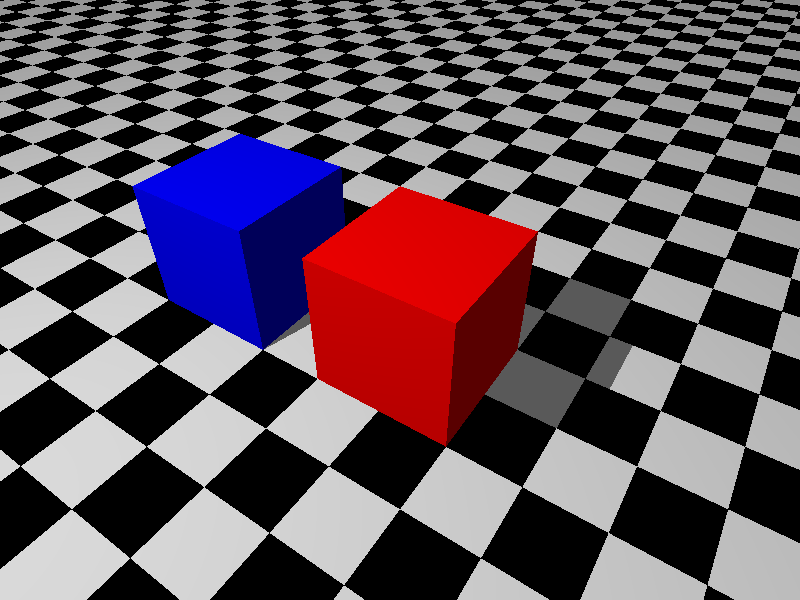
#> input picture CV_HW_3/view1.png, 800 x 600 px
$ jupyter execute --allow-errors Homework_3.ipynb   (shell and % lines are left out)
#> lines starting #> are read from the running program, lines starting #| are printed output that depends on the picture; after the words box and inside, x2 and y2 are one past the last pixel; in counts of white or black regions, pixels touching at a corner belong together
# Homework 3

### Jingheng Huan
Netid: jh730

[cell 1]
import numpy as np
from matplotlib import pyplot as plt
plt.rcParams['axes.labelsize'] = 18
plt.rcParams['xtick.labelsize'] = 14
plt.rcParams['ytick.labelsize'] = 14

## 1) POV-Ray and homography
**(4 points)**

The overall idea of this exercise:  First create two different views of a simple scene containing two cubes using POV-ray:  1) from diagonally above, 2) from the side. Then use a homography to convert 1) into a new picture 3), where 3) has the same viewpoint as 2).  In order to get the 4 pairs of coordinates for determining the homography, you should use the corners of the sidewall of one cube, these are visible in both views, 1) and 2).

**a)** Use POV-Ray to create two images: Both contain a horizontal plane going through the origin and two cubes with sidelengths 1 each. The first cube has the origin as one of its corners. The second cube has the same orientation as the first cube, their two neighboring facets are separated by 0.5, and they are aligned in a row. Additionally, choose some interesting surface texture for the cubes.

In image 1) the camera is oriented along one of the diagonales (meaning an axis connecting two opposite corners of the cube) of the first cube. Choose the diagonale such that the second cube is partially hidden behind the first cube.

In image 2) the camera view is perpendicular on one of the side facets of the cube such that the second cube is visible next to it.

Load and show the two images in your notebook. For submission of your homework you need to upload also the two pov files. (*2 points*)

**b)**  We want to compute a homography that creates another side view from image 1). In order to do so, you need to first determine the coordinates of the side face (which in the second image is facing the camera) in both image 1) and 2). These four pairs of coordinates allow you to compute the homography and then warp the perspective of image 1). (*2 points*)

**ANSWER**

[cell 2]
# (1)
import cv2
import matplotlib.image as mpimg

img1 = mpimg.imread('view1.png')
#> img1 is the input picture: shape (600, 800, 3) float32; mean R, G, B 0.37, 0.307, 0.35
img2 = mpimg.imread('view2.png')
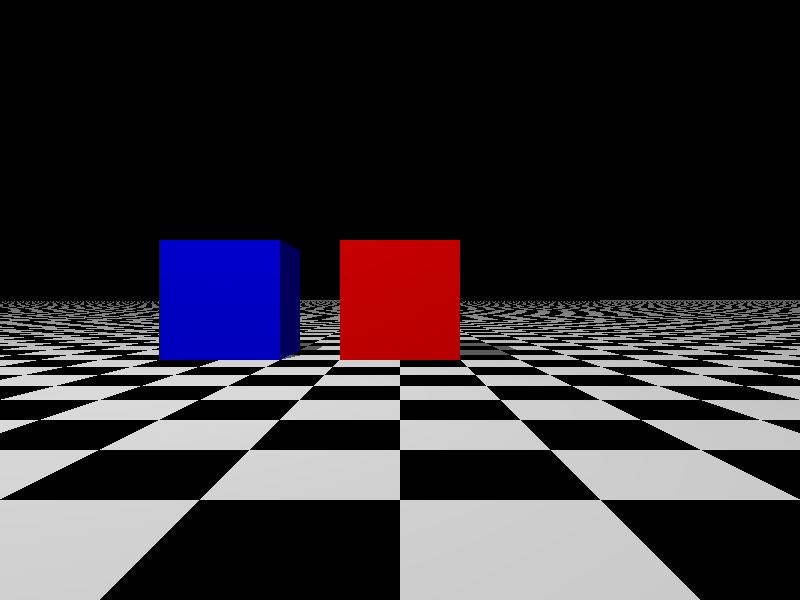
#> input picture CV_HW_3/view2.png, 800 x 600 px
#> img2 is the input picture: shape (600, 800, 3) float32; mean R, G, B 0.205, 0.183, 0.208

fig, ax = plt.subplots(1, 2, figsize=(12, 6))
ax[0].imshow(img1)
ax[0].set_title('view1.png')
ax[0].axis('off')

ax[1].imshow(img2)
ax[1].set_title('view2.png')
ax[1].axis('off')

plt.show()

# Using Fiji to get the pixel coordinates of the points
pts_img1 = np.array([[302, 260],[456, 325],[317, 380],[446, 450]])
pts_img2 = np.array([[340, 242],[460, 242],[340, 360],[460, 360]])

# Find homography matrix H
H, _ = cv2.findHomography(pts_img1, pts_img2)

# Transform view1 to view2 (src_temp is the transformed view1)
src_temp = cv2.warpPerspective(img1, H, (img2.shape[1], img2.shape[0]))
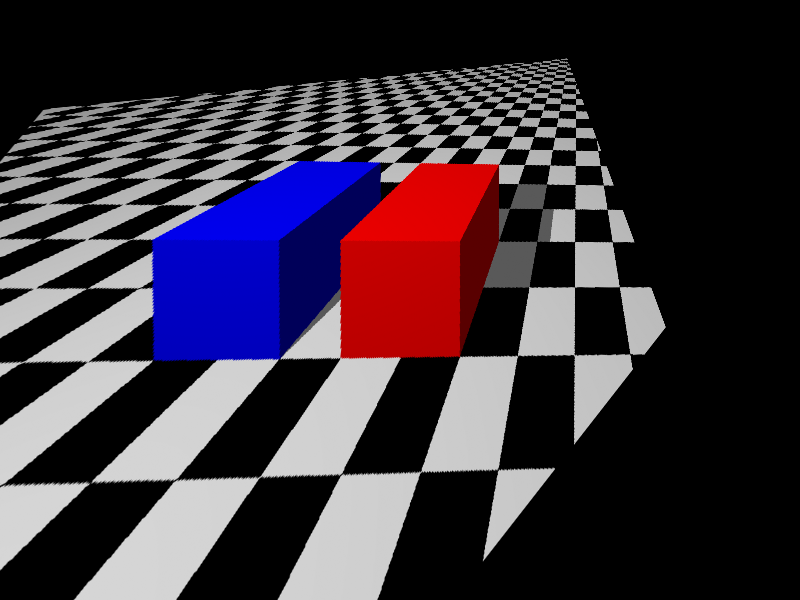
#> src_temp: shape (600, 800, 3) float32; mean R, G, B 0.228, 0.19, 0.236

plt.figure(figsize=(20,15))

plt.subplot(1,3,1)
plt.imshow(img1)
plt.plot(pts_img1[:,0], pts_img1[:,1], 'bo')
plt.axis('on')
plt.title('view1 with points')

plt.subplot(1,3,2)
plt.imshow(img2)
plt.plot(pts_img2[:,0], pts_img2[:,1], 'bo')
plt.axis('on')
plt.title('view2 with points')

plt.subplot(1,3,3)
plt.imshow(src_temp)
plt.axis('on')
plt.title('view1 transformed to view2')
plt.show()
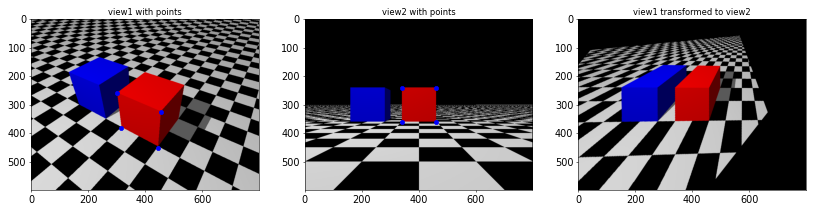
#> figure drawn by matplotlib, 3 panels

## 2) Green screen segmentation using HSV
**(2 points)**

Movie productions often happen in front of a green screen. In postproduction the pixels representing the actor are separated by color segmentation (being not green) and copied in front of a different background.

Load a photography of yourself in front of a green screen into this notebook, cut away all potentially distracting areas beyond the boundaries of the green screen and display the result.

Convert the image to HSV plot some percentage of the points in an HSV cube (with the axes H, S, and V) and determine the thresholds to segment the green background. (You can also use the HSV cylinder from the first homework, but determining the thresholds will be easier in the cube).  *(1 point)*

Segment the image, then display both the binary mask representing you and the masked original image (i.e. only you standing in front of a black background). Observe that you only need the hue channel for the segmentation.  *(1 point)*

(A small reminder: if you want to combine Boolean values, & corresponds to and and | corresponds to or.)

**ANSWER**

[cell 3]
# (2)
import cv2
from cv2 import imread

jingheng_image = imread('Jingheng.jpg')
#> (the rest of this cell did not finish here and is left out)

[cell 4]
from skimage.color import rgb2hsv
from matplotlib import colors

#> (the rest of this cell did not finish here and is left out)

[cell 5]
fig, axes = plt.subplots(1, 3, figsize=(20, 6))

#> (the rest of this cell did not finish here and is left out)

#> (a cell that did not finish here is left out)

## 3) Rice grains with optimal binarization parameters

**(3 points)**

Load and display the rice.png image.

As you can see the illumination is inhomogeneous which poses a problem for the binarization with a single threshold. As mentioned in the class on segmentation, you can fix this by using a local threshold: for every pixel the average over a square with side length s (in pixels) is computed an then the pixel is binarized with the sum of a) this (local) average and b) a (global) threshold t.

Now we need to determine the optimal parameters for s and t. In a first step we would eyeball a range of reasonable values: compute locally binarized images using all for possible combinations of 201 and 501 for s and -40 and -5 for t. Display that four images. *(0.5 points)*

As you can see, the influence of s is not strong. And while we have many (wrong) inner contours for s = -40, at s=-5 we start to binarize background noise. So these numbers limit a reasonable range for our search.

Now we need a good measure of quality. The number of contours can be a reasonable proxy variable for the quality because both inner boundaries and spurious bachkground pixels will add new wrongful boundaries. So the parameters which give us the minimum count of contours will be the optimum. We could make this argument even more precise by actually counting the number of rice grains by eye and using this number as our target value.

Explore the parameter space by using two nested for-loops: The outer loop goes over filter sizes 201, 351, and 501.
The inner loop goes t values from -40 to -5. Within that inner loop first perform a local binarization with the parameters from the two loops. Then find the contours and compute the number of found objects with len(contours). Save this result in an array. *(1.5point)*

After the nested loops, plot your result with the offset as x-axis and three different curves for the three filter sizes. By choosing the right coordinate ranges you can zoom into the minimum and see which range of the two parameters actually gives an optimal result. *(0.5 points)*

Finally, double check your choice by picking one possible parameter combination and binarizing the image that way. Then find the contours and draw them into the original gray value image. *(0.5 points)*

[cell 7]
import cv2

rice_image = cv2.imread('rice.png', cv2.IMREAD_GRAYSCALE)
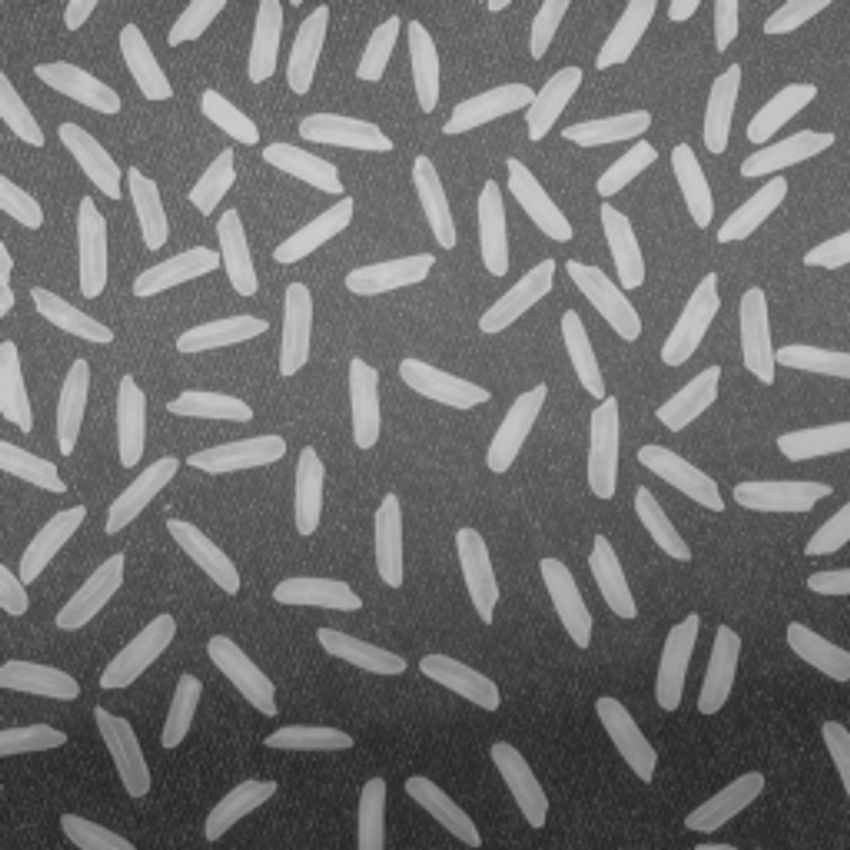
#> input picture CV_HW_3/rice.png, 850 x 850 px
#> rice_image is the input picture: shape (850, 850); min 36, max 207, mean 111.3

plt.imshow(rice_image, cmap='gray')
plt.axis('off')
plt.title('Rice Image')
plt.show()

s_values = [201, 501]
t_values = [-40, -5]

fig, axs = plt.subplots(len(s_values), len(t_values))

for i, s in enumerate(s_values):
    for j, t in enumerate(t_values):
        # Apply adaptive thresholding
        binarized_image = cv2.adaptiveThreshold(rice_image, 255, cv2.ADAPTIVE_THRESH_MEAN_C, cv2.THRESH_BINARY, s, t)

        axs[i, j].imshow(binarized_image, cmap='gray')
        axs[i, j].set_title(f's={s}, t={t}')
        axs[i, j].axis('off')

plt.show()
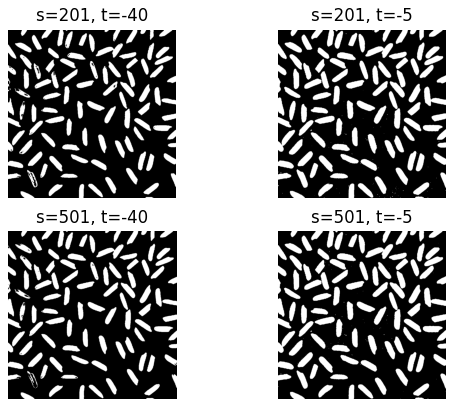
#> figure drawn by matplotlib, 4 panels

[cell 8]
s_values = [201, 351, 501]
t_values = range(-40, -4)

num_contours = []

for s in s_values:
    for t in t_values:

        binarized_image = cv2.adaptiveThreshold(rice_image, 255, cv2.ADAPTIVE_THRESH_MEAN_C, cv2.THRESH_BINARY, s, t)

        contours, _ = cv2.findContours(binarized_image, cv2.RETR_EXTERNAL, cv2.CHAIN_APPROX_SIMPLE)

        num_contours.append(len(contours))
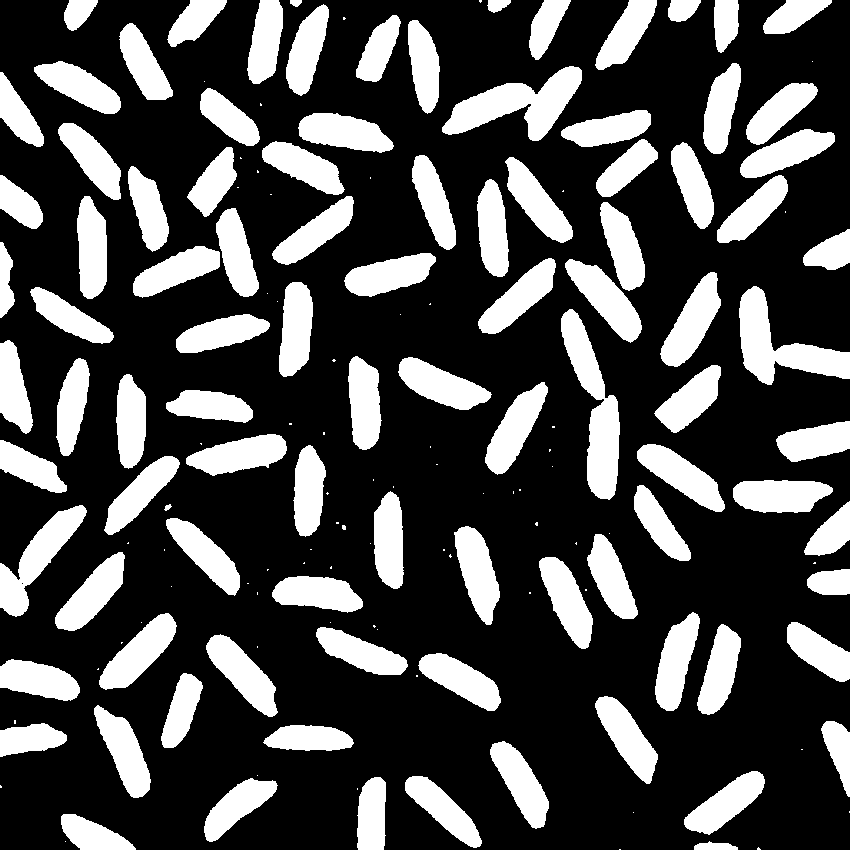
#> binarized_image: shape (850, 850); 28.8% white; 167 white regions (69 under 20 px), largest, box (x1, y1, x2, y2) and area: (561, 309, 620, 500) 4828, (442, 66, 582, 141) 4694, (739, 286, 850, 385) 4462
#> after the loop, num_contours = 108 values, max 188 at index 35, min 99 at index 93, mean 109.4

num_contours = np.array(num_contours)

[cell 9]
num_contours = num_contours.reshape(len(s_values), len(t_values))

plt.figure()

# For each filter size
for i, s in enumerate(s_values):
    # Plot a line with the t values as the x-axis and the number of contours as the y-axis
    plt.plot(t_values, num_contours[i], label=f's={s}')

plt.title('Number of contours for different filter sizes and offsets')
plt.xlabel('Offset (t)')
plt.ylabel('Number of contours')
plt.legend()

plt.show()
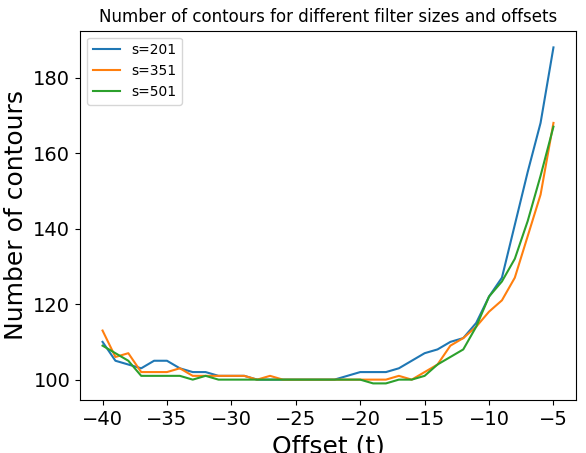
#> figure drawn by matplotlib, 1 panel; curve peaks at x = -5, y = 188; curve peaks at x = -5, y = 168; curve peaks at x = -5, y = 167

plt.figure()

# For each filter size
for i, s in enumerate(s_values):
    # Plot a line with the t values as the x-axis and the number of contours as the y-axis
    plt.plot(t_values, num_contours[i], label=f's={s}')

plt.title('Number of contours for different filter sizes and offsets')
plt.xlabel('Offset (t)')
plt.ylabel('Number of contours')
plt.legend()

# Set the limits of the x-axis and y-axis to zoom into the minimum
plt.xlim(-20, -10)
plt.ylim(80, 120)

plt.show()
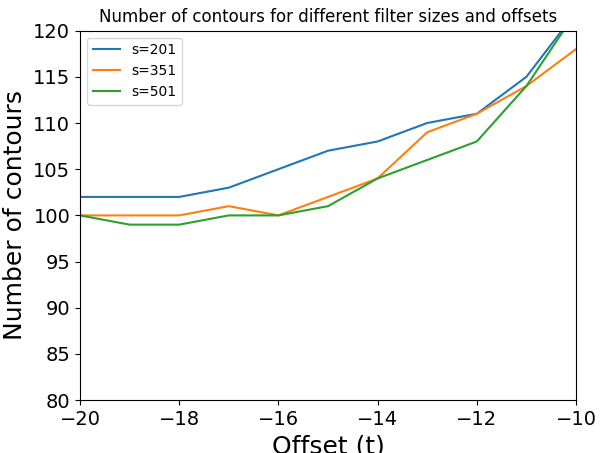
#> figure drawn by matplotlib, 1 panel; curve peaks at x = -5, y = 188; curve peaks at x = -5, y = 168; curve peaks at x = -5, y = 167

[cell 10]
# Choose a combination of s and t that gave the minimum number of contours
min_index = np.unravel_index(np.argmin(num_contours, axis=None), num_contours.shape)
#> min_index = (2, 21)
s_optimal = s_values[min_index[0]]
#> s_optimal = 501
t_optimal = t_values[min_index[1]]
#> t_optimal = -19

print(s_optimal, t_optimal)
#| 501 -19

binarized_image = cv2.adaptiveThreshold(rice_image, 255, cv2.ADAPTIVE_THRESH_MEAN_C, cv2.THRESH_BINARY, s_optimal, t_optimal)
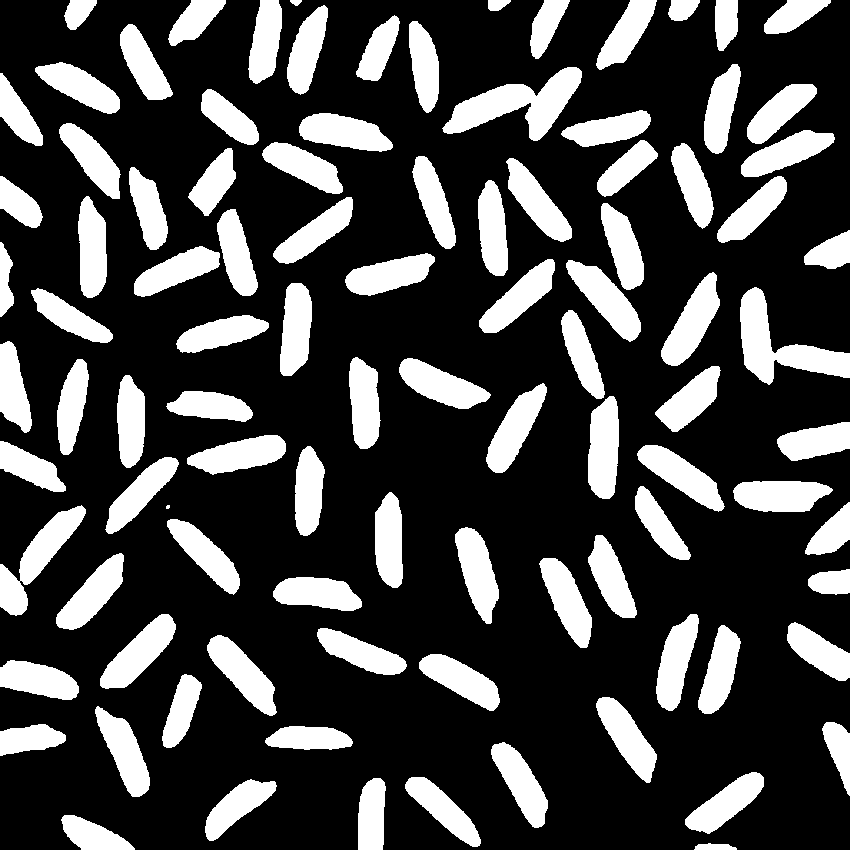
#> binarized_image: shape (850, 850); 26.8% white; 99 white regions (1 under 20 px)

contours, _ = cv2.findContours(binarized_image, cv2.RETR_EXTERNAL, cv2.CHAIN_APPROX_SIMPLE)
#> contours = 99 contours, 1 with area under 20; largest, box (x1, y1, x2, y2) and area: (442, 67, 582, 141) 4234, (740, 287, 850, 385) 3962, (0, 505, 86, 616) 3004, (588, 396, 619, 499) 2512, (661, 272, 720, 366) 2500

image_with_contours = cv2.drawContours(rice_image.copy(), contours, -1, (0, 255, 0), 2)
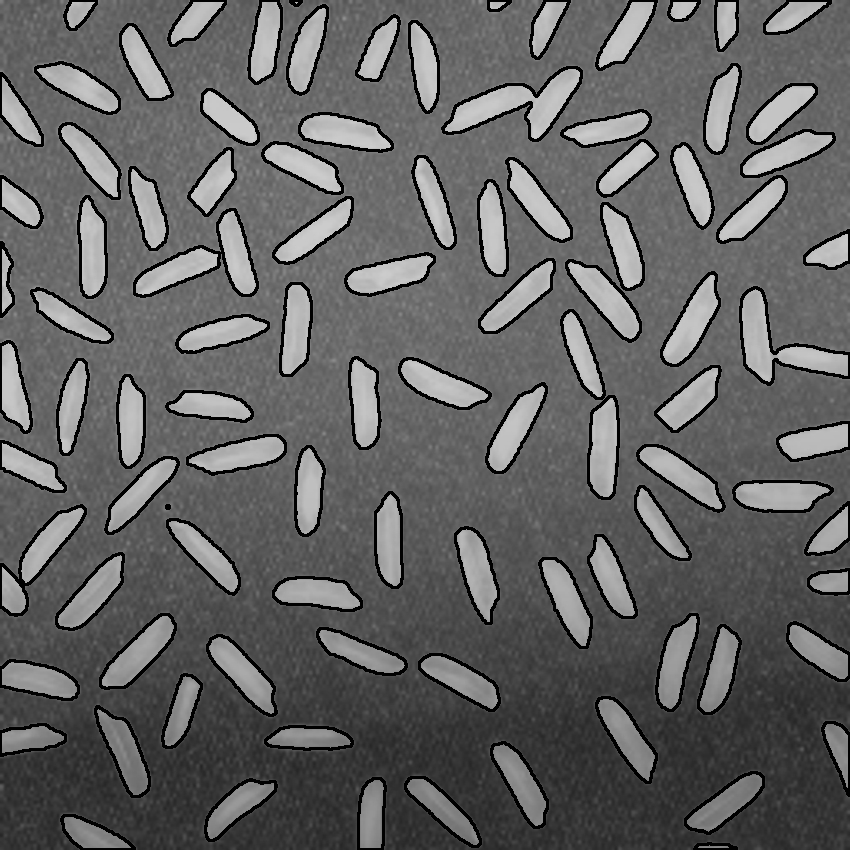
#> image_with_contours: shape (850, 850); min 0, max 207, mean 98.4

plt.imshow(image_with_contours, cmap='gray')
plt.show()
